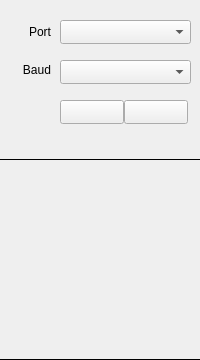
             <widget class="QWidget" name="pageMachine">
              <layout class="QVBoxLayout" name="verticalLayout_5" stretch="0,0,0">
               <property name="spacing">
                <number>0</number>
               </property>
               <property name="leftMargin">
                <number>0</number>
               </property>
               <property name="topMargin">
                <number>0</number>
               </property>
               <property name="rightMargin">
                <number>0</number>
               </property>
               <property name="bottomMargin">
                <number>0</number>
               </property>
               <item>
                <widget class="QWidget" name="connectionPart" native="true">
                 <property name="minimumSize">
                  <size>
                   <width>0</width>
                   <height>160</height>
                  </size>
                 </property>
                 <property name="maximumSize">
                  <size>
                   <width>16777215</width>
                   <height>160</height>
                  </size>
                 </property>
                 <property name="styleSheet">
                  <string notr="true">#connectionPart{
border: 1px solid none;
border-bottom-color:black;
}</string>
                 </property>
                 <widget class="QtMaterialIconButton" name="btnCommRefresh" native="true">
                  <property name="geometry">
                   <rect>
                    <x>198</x>
                    <y>20</y>
                    <width>28</width>
                    <height>28</height>
                   </rect>
                  </property>
                 </widget>
                 <widget class="QLabel" name="label_11">
                  <property name="geometry">
                   <rect>
                    <x>10</x>
                    <y>22</y>
                    <width>41</width>
                    <height>20</height>
                   </rect>
                  </property>
                  <property name="text">
                   <string>Port</string>
                  </property>
                  <property name="alignment">
                   <set>Qt::AlignRight|Qt::AlignTrailing|Qt::AlignVCenter</set>
                  </property>
                 </widget>
                 <widget class="QToolButton" name="btnDisconnect">
                  <property name="geometry">
                   <rect>
                    <x>124</x>
                    <y>100</y>
                    <width>64</width>
                    <height>24</height>
                   </rect>
                  </property>
                  <property name="text">
                   <string/>
                  </property>
                  <property name="icon">
                   <iconset resource="resources.qrc">
                    <normaloff>:/icons/disconnected.svg</normaloff>:/icons/disconnected.svg</iconset>
                  </property>
                 </widget>
                 <widget class="QToolButton" name="btnConnect">
                  <property name="geometry">
                   <rect>
                    <x>60</x>
                    <y>100</y>
                    <width>64</width>
                    <height>24</height>
                   </rect>
                  </property>
                  <property name="text">
                   <string/>
                  </property>
                  <property name="icon">
                   <iconset resource="resources.qrc">
                    <normaloff>:/icons/connected.svg</normaloff>:/icons/connected.svg</iconset>
                  </property>
                 </widget>
                 <widget class="QLabel" name="label_12">
                  <property name="geometry">
                   <rect>
                    <x>10</x>
                    <y>60</y>
                    <width>41</width>
                    <height>20</height>
                   </rect>
                  </property>
                  <property name="text">
                   <string>Baud</string>
                  </property>
                  <property name="alignment">
                   <set>Qt::AlignRight|Qt::AlignTrailing|Qt::AlignVCenter</set>
                  </property>
                 </widget>
                 <widget class="QComboBox" name="comboCommPort">
                  <property name="geometry">
                   <rect>
                    <x>60</x>
                    <y>20</y>
                    <width>131</width>
                    <height>24</height>
                   </rect>
                  </property>
                 </widget>
                 <widget class="QComboBox" name="comboCommBaud">
                  <property name="geometry">
                   <rect>
                    <x>60</x>
                    <y>60</y>
                    <width>131</width>
                    <height>24</height>
                   </rect>
                  </property>
                 </widget>
                </widget>
               </item>
               <item>
                <widget class="DirectionController" name="controllerPart" native="true">
                 <property name="minimumSize">
                  <size>
                   <width>0</width>
                   <height>200</height>
                  </size>
                 </property>
                 <property name="maximumSize">
                  <size>
                   <width>16777215</width>
                   <height>200</height>
                  </size>
                 </property>
                 <property name="styleSheet">
                  <string notr="true">#controllerPart{
border: 1px solid none;
border-bottom-color:black;
}</string>
                 </property>
                </widget>
               </item>
               <item>
                <widget class="QWidget" name="widget_5" native="true"/>
               </item>
              </layout>
             </widget>
